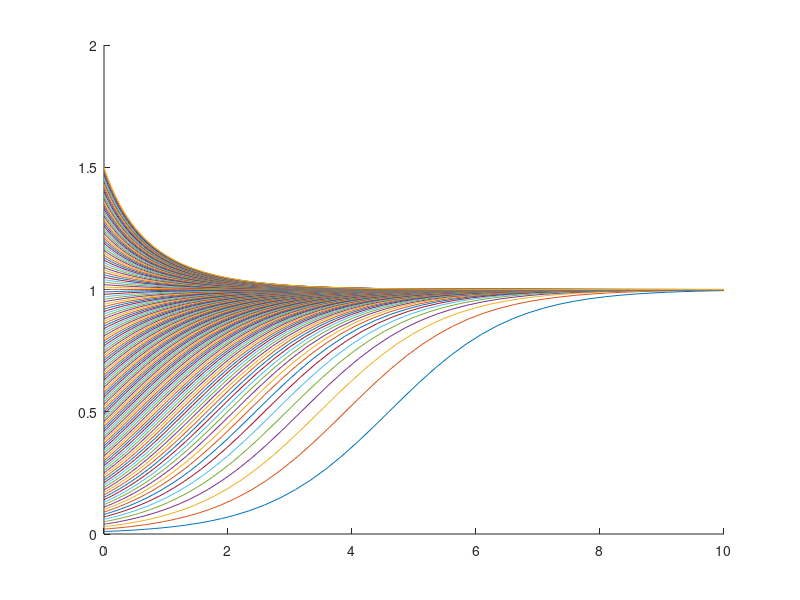
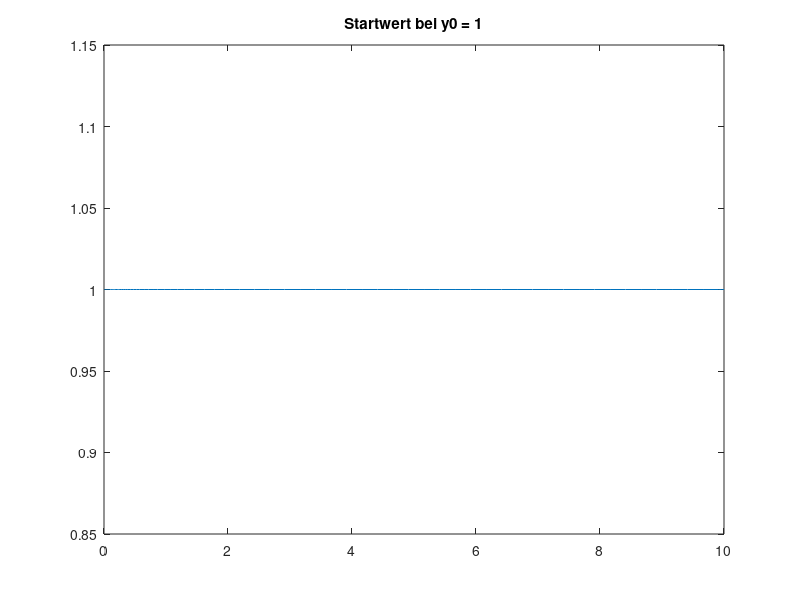

Source code (MATLAB) for these figures, in order:
clear

function out = XYZ(t,y)
    out = (1 - y) * y;
end
hold on
for y0=0.01:0.01:1.5
    [t, y] = ode45(@XYZ, [0, 10], y0);
    plot(t, y)
    if y0==1
        t1 = t;
        y1 = y;
    end
end
hold off

figure(2)
plot(t1, y1)
title("Startwert bei y0 = 1")

%Population geht gegen 1, wenn höher dann Verhungern, niedriger Vermehrung